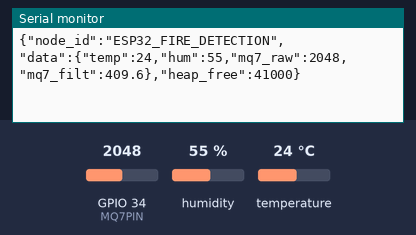
Bench run of a sketch on a simulated ESP32. Shown: the last lines printed to the serial monitor. The test bench sets the inputs (shaded band); at power-on: humidity 55 %, GPIO 34 (MQ7PIN) = 2048, temperature 24 °C.

Above: at 5.8 s.
5.9 s: humidity set to 22 %
At 8.4 s:
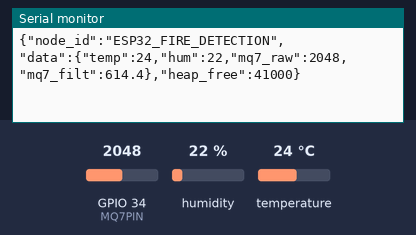
9.6 s: GPIO 34 (MQ7PIN) set to 2866
At 11.5 s:
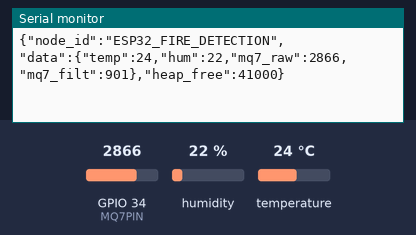
13.3 s: temperature set to 12 °C
At 16.5 s:
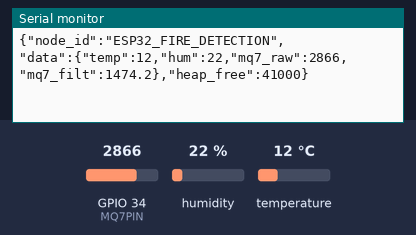
17.0 s: GPIO 34 (MQ7PIN) set to 3603
At 18.4 s:
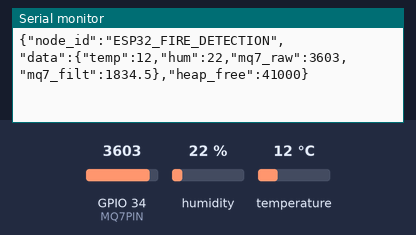
20.7 s: humidity set to 40 %
At 23.4 s:
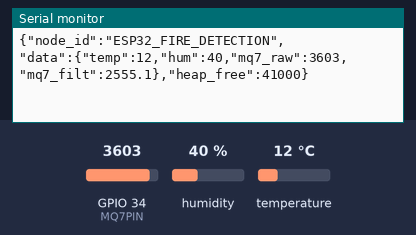
Timing chart, 0 to 24.9 s (numbered marks = the images above; inputs shaded):
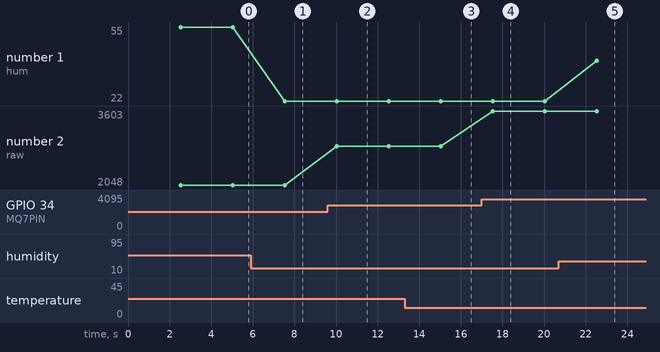

The sketch:

firmware.ino
```cpp
#include "DHT.h"
#include <ArduinoJson.h>

// Definición de pines e instancias
#define DHTPIN 4
#define DHTTYPE DHT11
#define MQ7PIN 34

DHT dht(DHTPIN, DHTTYPE);

// Muestreo no bloqueante con millis()
unsigned long previousMillis = 0;
const long interval = 2500;

// Filtro de Promedio Móvil para la señal del MQ-7 (Ventana N = 10)
const int WINDOW_SIZE = 10;
float windowBuffer[WINDOW_SIZE];
int bufferIndex = 0;
float windowSum = 0;

float applyMovingAverage(float rawValue) {
  windowSum -= windowBuffer[bufferIndex];
  windowBuffer[bufferIndex] = rawValue;
  windowSum += rawValue;
  bufferIndex = (bufferIndex + 1) % WINDOW_SIZE;
  return windowSum / WINDOW_SIZE;
}

void setup() {
  Serial.begin(115200);

  // Inicialización del buffer del filtro
  for (int i = 0; i < WINDOW_SIZE; i++) {
    windowBuffer[i] = 0.0;
  }

  dht.begin();
  pinMode(MQ7PIN, INPUT);
}

void loop() {
  unsigned long currentMillis = millis();

  if (currentMillis - previousMillis >= interval) {
    previousMillis = currentMillis;

    // Lectura de variables analógicas y digitales
    float temp = dht.readTemperature();
    float hum = dht.readHumidity();
    float raw_mq7 = analogRead(MQ7PIN);
    float filtered_mq7 = applyMovingAverage(raw_mq7);

    // Construcción del Payload JSON estructurado
    StaticJsonDocument<384> doc;
    doc["node_id"] = "ESP32_FIRE_DETECTION";

    JsonObject data = doc.createNestedObject("data");
    data["temp"] = isnan(temp) ? 0.0 : round(temp * 10.0) / 10.0;
    data["hum"] = isnan(hum) ? 0.0 : round(hum * 10.0) / 10.0;
    data["mq7_raw"] = raw_mq7;
    data["mq7_filt"] = round(filtered_mq7 * 10.0) / 10.0;

    doc["heap_free"] = ESP.getFreeHeap();

    // Emisión del JSON por puerto serial
    serializeJson(doc, Serial);
    Serial.println();
  }
}
```

Measured:
- after the input at 5.9 s, the serial monitor: prints a new line after 1.6 s (image 1)
- after the input at 9.6 s, the serial monitor: prints a new line after 0.42 s (image 2)
- after the input at 13.3 s, the serial monitor: prints a new line after 1.7 s (image 3)
- after the input at 17.0 s, the serial monitor: prints a new line after 0.52 s (image 4)
- after the input at 20.7 s, the serial monitor: prints a new line after 1.8 s (image 5)
- plotted number 1: 55 → 22 after the input at 5.9 s, 22 → 40 after the input at 20.7 s
- plotted number 2: 2048 → 2866 after the input at 9.6 s, 2866 → 3603 after the input at 17.0 s
